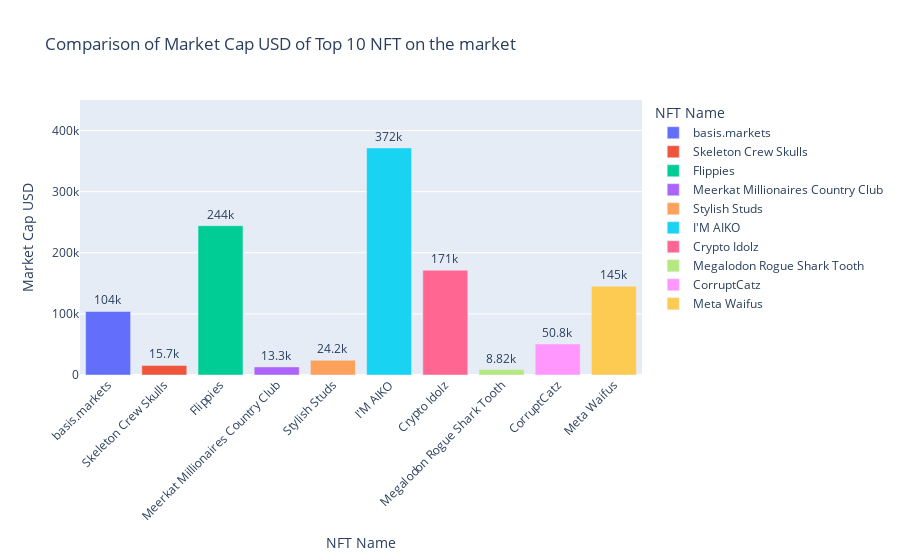

Notebook source saved alongside this figure:
### Code cell
fig = px.bar(df_top10, 
             x = 'Name',
             y = 'Market_Cap_USD',
             text = 'Market_Cap_USD',
             color = 'Name',
             title = 'Comparison of Market Cap USD of Top 10 NFT on the market',
             labels = {'Market_Cap_USD' : 'Market Cap USD', 'Name' : 'NFT Name'})
fig.update_traces(texttemplate = '%{text:.3s}', textposition = 'outside')
fig.update_layout(uniformtext_minsize = 9)
fig.update_layout(xaxis_tickangle =-45)
fig.update_layout(yaxis_range = [0,450000])

fig

### Figure 1 — Plotly figure (JSON) as saved in the notebook; plotly's stock layout.template omitted (floating-point values rounded to 4 significant figures)
{"data": [{"alignmentgroup": "True", "hovertemplate": "NFT Name=%{x}<br>Market Cap USD=%{text}<extra></extra>", "legendgroup": "basis.markets", "marker": {"color": "#636efa", "pattern": {"shape": ""}}, "name": "basis.markets", "offsetgroup": "basis.markets", "orientation": "v", "showlegend": true, "text": [104000.0], "textposition": "outside", "texttemplate": "%{text:.3s}", "type": "bar", "x": ["basis.markets"], "xaxis": "x", "y": [104000.0], "yaxis": "y"}, {"alignmentgroup": "True", "hovertemplate": "NFT Name=%{x}<br>Market Cap USD=%{text}<extra></extra>", "legendgroup": "Skeleton Crew Skulls", "marker": {"color": "#EF553B", "pattern": {"shape": ""}}, "name": "Skeleton Crew Skulls", "offsetgroup": "Skeleton Crew Skulls", "orientation": "v", "showlegend": true, "text": [15660.0], "textposition": "outside", "texttemplate": "%{text:.3s}", "type": "bar", "x": ["Skeleton Crew Skulls"], "xaxis": "x", "y": [15660.0], "yaxis": "y"}, {"alignmentgroup": "True", "hovertemplate": "NFT Name=%{x}<br>Market Cap USD=%{text}<extra></extra>", "legendgroup": "Flippies", "marker": {"color": "#00cc96", "pattern": {"shape": ""}}, "name": "Flippies", "offsetgroup": "Flippies", "orientation": "v", "showlegend": true, "text": [244300.0], "textposition": "outside", "texttemplate": "%{text:.3s}", "type": "bar", "x": ["Flippies"], "xaxis": "x", "y": [244300.0], "yaxis": "y"}, {"alignmentgroup": "True", "hovertemplate": "NFT Name=%{x}<br>Market Cap USD=%{text}<extra></extra>", "legendgroup": "Meerkat Millionaires Country Club", "marker": {"color": "#ab63fa", "pattern": {"shape": ""}}, "name": "Meerkat Millionaires Country Club", "offsetgroup": "Meerkat Millionaires Country Club", "orientation": "v", "showlegend": true, "text": [13250.0], "textposition": "outside", "texttemplate": "%{text:.3s}", "type": "bar", "x": ["Meerkat Millionaires Country Club"], "xaxis": "x", "y": [13250.0], "yaxis": "y"}, {"alignmentgroup": "True", "hovertemplate": "NFT Name=%{x}<br>Market Cap USD=%{text}<extra></extra>", "legendgroup": "Stylish Studs", "marker": {"color": "#FFA15A", "pattern": {"shape": ""}}, "name": "Stylish Studs", "offsetgroup": "Stylish Studs", "orientation": "v", "showlegend": true, "text": [24230.0], "textposition": "outside", "texttemplate": "%{text:.3s}", "type": "bar", "x": ["Stylish Studs"], "xaxis": "x", "y": [24230.0], "yaxis": "y"}, {"alignmentgroup": "True", "hovertemplate": "NFT Name=%{x}<br>Market Cap USD=%{text}<extra></extra>", "legendgroup": "I'M AIKO", "marker": {"color": "#19d3f3", "pattern": {"shape": ""}}, "name": "I'M AIKO", "offsetgroup": "I'M AIKO", "orientation": "v", "showlegend": true, "text": [371600.0], "textposition": "outside", "texttemplate": "%{text:.3s}", "type": "bar", "x": ["I'M AIKO"], "xaxis": "x", "y": [371600.0], "yaxis": "y"}, {"alignmentgroup": "True", "hovertemplate": "NFT Name=%{x}<br>Market Cap USD=%{text}<extra></extra>", "legendgroup": "Crypto Idolz", "marker": {"color": "#FF6692", "pattern": {"shape": ""}}, "name": "Crypto Idolz", "offsetgroup": "Crypto Idolz", "orientation": "v", "showlegend": true, "text": [171500.0], "textposition": "outside", "texttemplate": "%{text:.3s}", "type": "bar", "x": ["Crypto Idolz"], "xaxis": "x", "y": [171500.0], "yaxis": "y"}, {"alignmentgroup": "True", "hovertemplate": "NFT Name=%{x}<br>Market Cap USD=%{text}<extra></extra>", "legendgroup": "Megalodon Rogue Shark Tooth", "marker": {"color": "#B6E880", "pattern": {"shape": ""}}, "name": "Megalodon Rogue Shark Tooth", "offsetgroup": "Megalodon Rogue Shark Tooth", "orientation": "v", "showlegend": true, "text": [8817.0], "textposition": "outside", "texttemplate": "%{text:.3s}", "type": "bar", "x": ["Megalodon Rogue Shark Tooth"], "xaxis": "x", "y": [8817.0], "yaxis": "y"}, {"alignmentgroup": "True", "hovertemplate": "NFT Name=%{x}<br>Market Cap USD=%{text}<extra></extra>", "legendgroup": "CorruptCatz", "marker": {"color": "#FF97FF", "pattern": {"shape": ""}}, "name": "CorruptCatz", "offsetgroup": "CorruptCatz", "orientation": "v", "showlegend": true, "text": [50770.0], "textposition": "outside", "texttemplate": "%{text:.3s}", "type": "bar", "x": ["CorruptCatz"], "xaxis": "x", "y": [50770.0], "yaxis": "y"}, {"alignmentgroup": "True", "hovertemplate": "NFT Name=%{x}<br>Market Cap USD=%{text}<extra></extra>", "legendgroup": "Meta Waifus", "marker": {"color": "#FECB52", "pattern": {"shape": ""}}, "name": "Meta Waifus", "offsetgroup": "Meta Waifus", "orientation": "v", "showlegend": true, "text": [145300.0], "textposition": "outside", "texttemplate": "%{text:.3s}", "type": "bar", "x": ["Meta Waifus"], "xaxis": "x", "y": [145300.0], "yaxis": "y"}], "layout": {"barmode": "relative", "legend": {"title": {"text": "NFT Name"}, "tracegroupgap": 0}, "title": {"text": "Comparison of Market Cap USD of Top 10 NFT on the market"}, "uniformtext": {"minsize": 9}, "xaxis": {"anchor": "y", "categoryarray": ["basis.markets", "Skeleton Crew Skulls", "Flippies", "Meerkat Millionaires Country Club", "Stylish Studs", "I'M AIKO", "Crypto Idolz", "Megalodon Rogue Shark Tooth", "CorruptCatz", "Meta Waifus"], "categoryorder": "array", "domain": [0, 1], "tickangle": -45, "title": {"text": "NFT Name"}}, "yaxis": {"anchor": "x", "domain": [0, 1], "range": [0, 450000], "title": {"text": "Market Cap USD"}}}}
